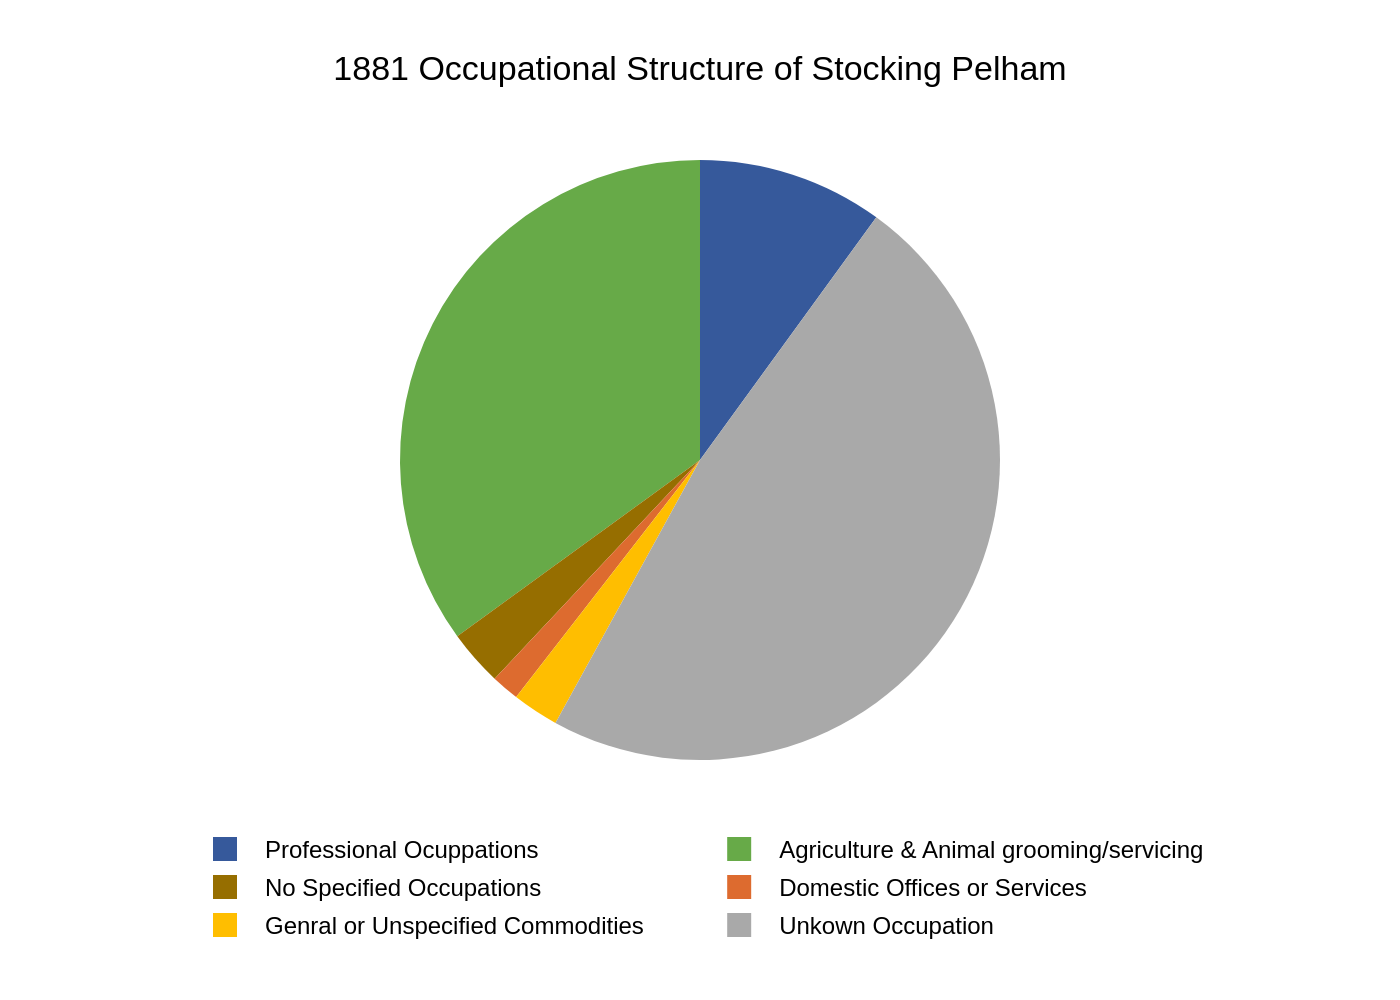

This figure's Python source:
import sys
import json
import plotly.graph_objects as go
from pathlib import Path

# This script requires a single command-line argument: the path to the JSON data file.
if len(sys.argv) != 2:
    print(f"Usage: python {Path(__file__).name} <json_file_path>")
    sys.exit(1)

json_file_path = Path(sys.argv[1])

# Ensure the specified JSON file exists before proceeding.
if not json_file_path.is_file():
    print(f"Error: JSON file not found at '{json_file_path}'")
    sys.exit(1)

# Load all chart data and text from the specified JSON file.
with open(json_file_path, 'r', encoding='utf-8') as f:
    config = json.load(f)

chart_data = config.get('chart_data', [])
texts = config.get('texts', {})
colors = config.get('colors', [])

# Prepare data structures for Plotly from the loaded JSON.
labels = [item['label'] for item in chart_data]
values = [item['value'] for item in chart_data]

# Create the figure object.
fig = go.Figure()

# Add the pie chart trace.
# The `sort=False` argument is crucial to preserve the original data order from the JSON file.
fig.add_trace(go.Pie(
    labels=labels,
    values=values,
    marker_colors=colors,
    sort=False,
    textinfo='none' # Hiding default percentage labels on slices
))

# Configure the layout of the chart.
# This includes setting the title, font, legend properties, and margins to prevent clipping.
fig.update_layout(
    title_text=texts.get('title', 'Default Title'),
    title_x=0.5,
    font=dict(
        family="Arial",
        size=12,
        color="black"
    ),
    showlegend=True,
    legend=dict(
        orientation="h",
        yanchor="top",
        y=-0.1,  # Position legend below the chart area
        xanchor="center",
        x=0.5,
        traceorder="normal"
    ),
    margin=dict(t=80, b=120, l=40, r=40),
    paper_bgcolor='white',
    plot_bgcolor='white'
)

# Generate the output PNG file. The filename is derived from the input JSON filename.
# The scale factor is set to 2 for a higher-resolution image.
output_image_path = json_file_path.stem + '.png'
fig.write_image(output_image_path, scale=2)

print(f"Chart successfully generated and saved to '{output_image_path}'")
